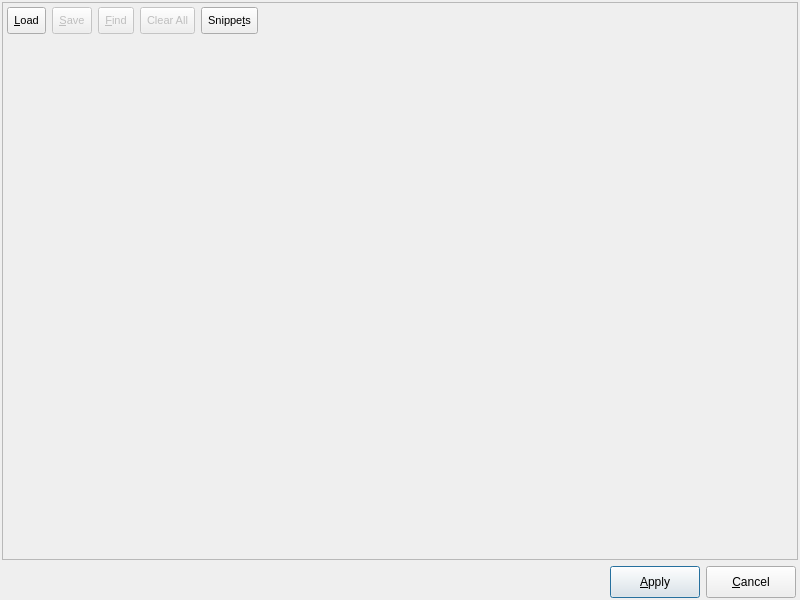
<?xml version="1.0" encoding="UTF-8"?>
<ui version="4.0">
 <class>SourceCodeEditorForm</class>
 <widget class="QWidget" name="SourceCodeEditorForm">
  <property name="geometry">
   <rect>
    <x>0</x>
    <y>0</y>
    <width>800</width>
    <height>600</height>
   </rect>
  </property>
  <property name="windowTitle">
   <string>Form</string>
  </property>
  <layout class="QVBoxLayout" name="verticalLayout_2">
   <property name="leftMargin">
    <number>2</number>
   </property>
   <property name="topMargin">
    <number>2</number>
   </property>
   <property name="rightMargin">
    <number>2</number>
   </property>
   <property name="bottomMargin">
    <number>2</number>
   </property>
   <item>
    <widget class="QFrame" name="frame">
     <property name="frameShape">
      <enum>QFrame::StyledPanel</enum>
     </property>
     <property name="frameShadow">
      <enum>QFrame::Raised</enum>
     </property>
     <layout class="QVBoxLayout" name="verticalLayout">
      <property name="leftMargin">
       <number>4</number>
      </property>
      <property name="topMargin">
       <number>4</number>
      </property>
      <property name="rightMargin">
       <number>4</number>
      </property>
      <property name="bottomMargin">
       <number>4</number>
      </property>
      <item>
       <layout class="QHBoxLayout" name="horizontalLayout">
        <item>
         <widget class="QToolButton" name="load_tb">
          <property name="enabled">
           <bool>true</bool>
          </property>
          <property name="minimumSize">
           <size>
            <width>0</width>
            <height>27</height>
           </size>
          </property>
          <property name="font">
           <font>
            <pointsize>8</pointsize>
           </font>
          </property>
          <property name="toolTip">
           <string>Load SQL script</string>
          </property>
          <property name="text">
           <string>&amp;Load</string>
          </property>
          <property name="icon">
           <iconset resource="../res/resources.qrc">
            <normaloff>:/icones/icones/abrir.png</normaloff>:/icones/icones/abrir.png</iconset>
          </property>
          <property name="iconSize">
           <size>
            <width>20</width>
            <height>20</height>
           </size>
          </property>
          <property name="shortcut">
           <string notr="true">Alt+L</string>
          </property>
          <property name="checkable">
           <bool>false</bool>
          </property>
          <property name="checked">
           <bool>false</bool>
          </property>
          <property name="toolButtonStyle">
           <enum>Qt::ToolButtonTextBesideIcon</enum>
          </property>
         </widget>
        </item>
        <item>
         <widget class="QToolButton" name="save_tb">
          <property name="enabled">
           <bool>false</bool>
          </property>
          <property name="minimumSize">
           <size>
            <width>0</width>
            <height>27</height>
           </size>
          </property>
          <property name="font">
           <font>
            <pointsize>8</pointsize>
           </font>
          </property>
          <property name="toolTip">
           <string>Save SQL commands</string>
          </property>
          <property name="text">
           <string>&amp;Save</string>
          </property>
          <property name="icon">
           <iconset resource="../res/resources.qrc">
            <normaloff>:/icones/icones/salvar.png</normaloff>:/icones/icones/salvar.png</iconset>
          </property>
          <property name="iconSize">
           <size>
            <width>20</width>
            <height>20</height>
           </size>
          </property>
          <property name="shortcut">
           <string notr="true">Alt+S</string>
          </property>
          <property name="checkable">
           <bool>false</bool>
          </property>
          <property name="checked">
           <bool>false</bool>
          </property>
          <property name="popupMode">
           <enum>QToolButton::InstantPopup</enum>
          </property>
          <property name="toolButtonStyle">
           <enum>Qt::ToolButtonTextBesideIcon</enum>
          </property>
         </widget>
        </item>
        <item>
         <widget class="QToolButton" name="find_tb">
          <property name="enabled">
           <bool>false</bool>
          </property>
          <property name="minimumSize">
           <size>
            <width>0</width>
            <height>27</height>
           </size>
          </property>
          <property name="font">
           <font>
            <pointsize>8</pointsize>
           </font>
          </property>
          <property name="toolTip">
           <string>Save SQL commands</string>
          </property>
          <property name="text">
           <string>&amp;Find</string>
          </property>
          <property name="icon">
           <iconset resource="../res/resources.qrc">
            <normaloff>:/icones/icones/buscar.png</normaloff>:/icones/icones/buscar.png</iconset>
          </property>
          <property name="iconSize">
           <size>
            <width>20</width>
            <height>20</height>
           </size>
          </property>
          <property name="shortcut">
           <string>Alt+F</string>
          </property>
          <property name="checkable">
           <bool>true</bool>
          </property>
          <property name="checked">
           <bool>false</bool>
          </property>
          <property name="popupMode">
           <enum>QToolButton::InstantPopup</enum>
          </property>
          <property name="toolButtonStyle">
           <enum>Qt::ToolButtonTextBesideIcon</enum>
          </property>
         </widget>
        </item>
        <item>
         <widget class="QToolButton" name="clear_btn">
          <property name="enabled">
           <bool>false</bool>
          </property>
          <property name="minimumSize">
           <size>
            <width>0</width>
            <height>27</height>
           </size>
          </property>
          <property name="font">
           <font>
            <pointsize>8</pointsize>
           </font>
          </property>
          <property name="toolTip">
           <string>Clear sql input field and results</string>
          </property>
          <property name="text">
           <string>Clear All</string>
          </property>
          <property name="icon">
           <iconset resource="../res/resources.qrc">
            <normaloff>:/icones/icones/limpartexto.png</normaloff>:/icones/icones/limpartexto.png</iconset>
          </property>
          <property name="iconSize">
           <size>
            <width>20</width>
            <height>20</height>
           </size>
          </property>
          <property name="toolButtonStyle">
           <enum>Qt::ToolButtonTextBesideIcon</enum>
          </property>
         </widget>
        </item>
        <item>
         <widget class="QToolButton" name="snippets_tb">
          <property name="enabled">
           <bool>true</bool>
          </property>
          <property name="minimumSize">
           <size>
            <width>0</width>
            <height>27</height>
           </size>
          </property>
          <property name="font">
           <font>
            <pointsize>8</pointsize>
           </font>
          </property>
          <property name="toolTip">
           <string>Export results to a CSV file</string>
          </property>
          <property name="text">
           <string>Snippe&amp;ts</string>
          </property>
          <property name="icon">
           <iconset resource="../res/resources.qrc">
            <normaloff>:/icones/icones/codesnippet.png</normaloff>:/icones/icones/codesnippet.png</iconset>
          </property>
          <property name="iconSize">
           <size>
            <width>20</width>
            <height>20</height>
           </size>
          </property>
          <property name="shortcut">
           <string notr="true">Alt+X</string>
          </property>
          <property name="checkable">
           <bool>false</bool>
          </property>
          <property name="checked">
           <bool>false</bool>
          </property>
          <property name="popupMode">
           <enum>QToolButton::InstantPopup</enum>
          </property>
          <property name="toolButtonStyle">
           <enum>Qt::ToolButtonTextBesideIcon</enum>
          </property>
         </widget>
        </item>
        <item>
         <spacer name="horizontalSpacer">
          <property name="orientation">
           <enum>Qt::Horizontal</enum>
          </property>
          <property name="sizeHint" stdset="0">
           <size>
            <width>40</width>
            <height>20</height>
           </size>
          </property>
         </spacer>
        </item>
       </layout>
      </item>
      <item>
       <widget class="QWidget" name="source_code_wgt" native="true">
        <property name="sizePolicy">
         <sizepolicy hsizetype="Preferred" vsizetype="Expanding">
          <horstretch>0</horstretch>
          <verstretch>0</verstretch>
         </sizepolicy>
        </property>
       </widget>
      </item>
      <item>
       <widget class="QWidget" name="find_replace_wgt" native="true"/>
      </item>
     </layout>
    </widget>
   </item>
   <item>
    <layout class="QHBoxLayout" name="horizontalLayout_3">
     <item>
      <widget class="QLabel" name="label">
       <property name="text">
        <string/>
       </property>
       <property name="pixmap">
        <pixmap resource="../res/resources.qrc">:/imagens/imagens/pgmodeler_name.png</pixmap>
       </property>
      </widget>
     </item>
     <item>
      <spacer name="horizontalSpacer_2">
       <property name="orientation">
        <enum>Qt::Horizontal</enum>
       </property>
       <property name="sizeHint" stdset="0">
        <size>
         <width>358</width>
         <height>20</height>
        </size>
       </property>
      </spacer>
     </item>
     <item>
      <layout class="QHBoxLayout" name="horizontalLayout_2">
       <property name="sizeConstraint">
        <enum>QLayout::SetDefaultConstraint</enum>
       </property>
       <property name="rightMargin">
        <number>2</number>
       </property>
       <item>
        <widget class="QPushButton" name="apply_btn">
         <property name="minimumSize">
          <size>
           <width>90</width>
           <height>32</height>
          </size>
         </property>
         <property name="maximumSize">
          <size>
           <width>16777215</width>
           <height>16777215</height>
          </size>
         </property>
         <property name="text">
          <string>&amp;Apply</string>
         </property>
         <property name="icon">
          <iconset resource="../res/resources.qrc">
           <normaloff>:/icones/icones/confirmar.png</normaloff>:/icones/icones/confirmar.png</iconset>
         </property>
         <property name="default">
          <bool>true</bool>
         </property>
        </widget>
       </item>
       <item>
        <widget class="QPushButton" name="cancel_btn">
         <property name="minimumSize">
          <size>
           <width>90</width>
           <height>32</height>
          </size>
         </property>
         <property name="maximumSize">
          <size>
           <width>16777215</width>
           <height>16777215</height>
          </size>
         </property>
         <property name="text">
          <string>&amp;Cancel</string>
         </property>
         <property name="icon">
          <iconset resource="../res/resources.qrc">
           <normaloff>:/icones/icones/fechar1.png</normaloff>:/icones/icones/fechar1.png</iconset>
         </property>
         <property name="flat">
          <bool>false</bool>
         </property>
        </widget>
       </item>
      </layout>
     </item>
    </layout>
   </item>
  </layout>
 </widget>
 <resources/>
 <connections/>
</ui>
